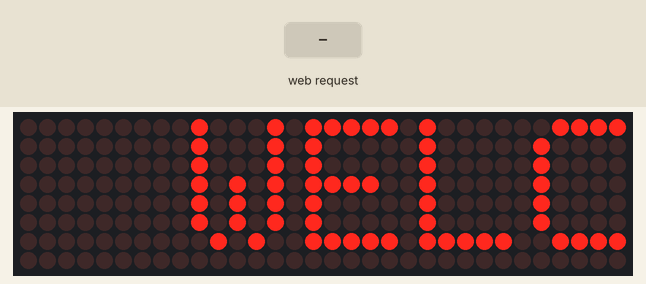
This sketch was run on a simulated ESP32-C3. Shown: 32×8 LED matrix. The test bench sets the inputs (shaded band). WiFi joins after 1.5 s; servers stay silent unless stated; what the sketch prints to the serial monitor is not drawn.

Above: at 1.2 s.
1.3 s: HTTP request GET /setText?text=1&speed=1 received
At 1.74 s:
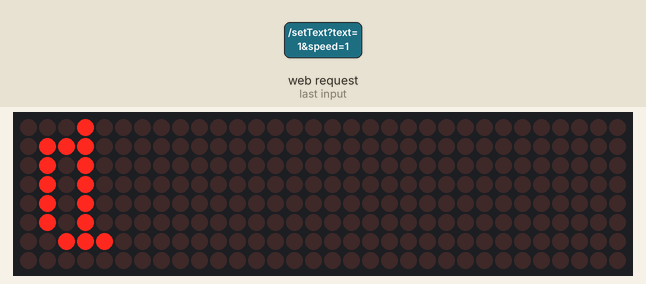
At 2.34 s:
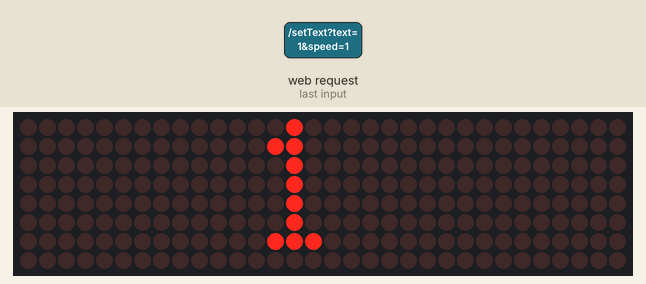
Timing chart, 0 to 4.3 s (numbered marks = the images above; inputs shaded):
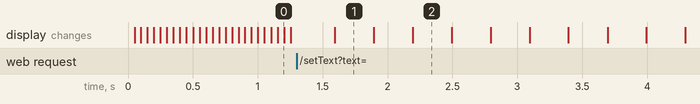

The sketch:

ESP32C3_LED_MATRIX.ino
```cpp
#include <WiFi.h>
#include <ESPAsyncWebServer.h>
#include <MD_MAX72xx.h>
#include <MD_Parola.h>
#include <SPI.h>

// MAX7219 LED Matrix config
#define HARDWARE_TYPE MD_MAX72XX::FC16_HW
#define MAX_DEVICES 4
#define DIN_PIN 0
#define CLK_PIN 1
#define CS_PIN 2

MD_Parola P = MD_Parola(HARDWARE_TYPE, DIN_PIN, CLK_PIN, CS_PIN, MAX_DEVICES);

// Captive Portal config
const char* ssid = "ESP32C3 LED_MATRIX"; // AP name
AsyncWebServer server(80);

String displayTextStr = "WELCOME!"; // Default text
int scrollSpeed = 50; // Default scroll speed (ms)

void setup() {
  Serial.begin(115200);

  // Initialize LED matrix
  P.begin();
  P.setIntensity(5);
  P.displayText(displayTextStr.c_str(), PA_CENTER, scrollSpeed, 0, PA_SCROLL_LEFT, PA_SCROLL_LEFT);

  // Setup AP mode
  WiFi.softAP(ssid);
  Serial.println("AP started. Connect to ESP32_C3_AP");

  // Serve HTML page
  server.on("/", HTTP_GET, [](AsyncWebServerRequest *request){
    String html = R"rawliteral(
    <!DOCTYPE html>
<html lang="en">
<head>
  <meta charset="UTF-8">
  <meta name="viewport" content="width=device-width, initial-scale=1.0">
  <title>ESP32 LED Matrix Control</title>
  <style>
    * {
      margin: 0;
      padding: 0;
      box-sizing: border-box;
    }

    body {
      font-family: -apple-system, BlinkMacSystemFont, 'Segoe UI', Roboto, Oxygen, Ubuntu, Cantarell, sans-serif;
      background: #0a0a0a;
      color: #ffffff;
      min-height: 100vh;
      display: flex;
      flex-direction: column;
      position: relative;
      overflow-x: hidden;
    }

    /* Animated background */
    body::before {
      content: '';
      position: fixed;
      top: 0;
      left: 0;
      width: 100%;
      height: 100%;
      background: radial-gradient(circle at 25% 25%, #1a1a2e 0%, transparent 50%),
                  radial-gradient(circle at 75% 75%, #16213e 0%, transparent 50%),
                  linear-gradient(135deg, #0f0f0f 0%, #1a1a1a 100%);
      z-index: -2;
    }

    /* Subtle grid pattern */
    body::after {
      content: '';
      position: fixed;
      top: 0;
      left: 0;
      width: 100%;
      height: 100%;
      background-image:
        linear-gradient(rgba(255,255,255,0.02) 1px, transparent 1px),
        linear-gradient(90deg, rgba(255,255,255,0.02) 1px, transparent 1px);
      background-size: 20px 20px;
      z-index: -1;
    }

    main {
      flex: 1;
      display: flex;
      align-items: center;
      justify-content: center;
      padding: 2rem 1rem;
    }

    .container {
      background: rgba(255, 255, 255, 0.03);
      backdrop-filter: blur(20px);
      border: 1px solid rgba(255, 255, 255, 0.1);
      padding: 3rem 2rem;
      border-radius: 24px;
      width: 100%;
      max-width: 480px;
      box-shadow:
        0 25px 50px -12px rgba(0, 0, 0, 0.25),
        0 0 0 1px rgba(255, 255, 255, 0.05),
        inset 0 1px 0 rgba(255, 255, 255, 0.1);
      position: relative;
    }

    .container::before {
      content: '';
      position: absolute;
      top: 0;
      left: 0;
      right: 0;
      height: 1px;
      background: linear-gradient(90deg, transparent, rgba(255, 255, 255, 0.2), transparent);
    }

    h1 {
      font-size: 1.875rem;
      font-weight: 700;
      margin-bottom: 2rem;
      background: linear-gradient(135deg, #ffffff, #a0a0a0);
      -webkit-background-clip: text;
      -webkit-text-fill-color: transparent;
      background-clip: text;
      text-align: center;
      letter-spacing: -0.025em;
    }

    .form-group {
      margin-bottom: 1.5rem;
      position: relative;
    }

    .form-group:last-child {
      margin-bottom: 0;
    }

    label {
      display: block;
      margin-bottom: 0.5rem;
      font-size: 0.875rem;
      font-weight: 500;
      color: #a0a0a0;
      text-transform: uppercase;
      letter-spacing: 0.05em;
    }

    input[type="text"],
    input[type="number"] {
      width: 100%;
      padding: 1rem 1.25rem;
      background: rgba(255, 255, 255, 0.05);
      border: 1px solid rgba(255, 255, 255, 0.1);
      border-radius: 12px;
      color: #ffffff;
      font-size: 1rem;
      font-weight: 400;
      transition: all 0.3s cubic-bezier(0.4, 0, 0.2, 1);
      outline: none;
    }

    input[type="text"]:focus,
    input[type="number"]:focus {
      border-color: rgba(99, 102, 241, 0.5);
      box-shadow: 0 0 0 3px rgba(99, 102, 241, 0.1);
      background: rgba(255, 255, 255, 0.08);
    }

    input[type="text"]::placeholder,
    input[type="number"]::placeholder {
      color: #6b7280;
    }

    .submit-btn {
      width: 100%;
      padding: 1rem 1.5rem;
      background: linear-gradient(135deg, #6366f1, #8b5cf6);
      border: none;
      border-radius: 12px;
      color: #ffffff;
      font-size: 1rem;
      font-weight: 600;
      cursor: pointer;
      transition: all 0.3s cubic-bezier(0.4, 0, 0.2, 1);
      position: relative;
      overflow: hidden;
      text-transform: uppercase;
      letter-spacing: 0.025em;
    }

    .submit-btn::before {
      content: '';
      position: absolute;
      top: 0;
      left: -100%;
      width: 100%;
      height: 100%;
      background: linear-gradient(90deg, transparent, rgba(255, 255, 255, 0.2), transparent);
      transition: left 0.5s;
    }

    .submit-btn:hover {
      transform: translateY(-2px);
      box-shadow: 0 20px 25px -5px rgba(99, 102, 241, 0.3);
      background: linear-gradient(135deg, #5856ec, #7c3aed);
    }

    .submit-btn:hover::before {
      left: 100%;
    }

    .submit-btn:active {
      transform: translateY(0);
    }

    .submit-btn:disabled {
      opacity: 0.5;
      cursor: not-allowed;
      transform: none;
    }

    /* Status indicator */
    .status {
      margin-top: 1.5rem;
      padding: 1rem;
      border-radius: 8px;
      font-size: 0.875rem;
      font-weight: 500;
      text-align: center;
      opacity: 0;
      transform: translateY(10px);
      transition: all 0.3s cubic-bezier(0.4, 0, 0.2, 1);
    }

    .status.show {
      opacity: 1;
      transform: translateY(0);
    }

    .status.success {
      background: rgba(34, 197, 94, 0.1);
      color: #22c55e;
      border: 1px solid rgba(34, 197, 94, 0.2);
    }

    .status.error {
      background: rgba(239, 68, 68, 0.1);
      color: #ef4444;
      border: 1px solid rgba(239, 68, 68, 0.2);
    }

    /* Footer */
    footer {
      padding: 2rem 1rem;
      text-align: center;
      border-top: 1px solid rgba(255, 255, 255, 0.1);
      background: rgba(0, 0, 0, 0.3);
      backdrop-filter: blur(10px);
    }

    .footer-content {
      max-width: 1200px;
      margin: 0 auto;
    }

    .footer-text {
      font-size: 0.875rem;
      color: #6b7280;
      margin-bottom: 0.5rem;
    }

    .footer-credit {
      font-size: 0.875rem;
      color: #a0a0a0;
      font-weight: 500;
    }

    .footer-credit .highlight {
      background: linear-gradient(135deg, #6366f1, #8b5cf6);
      -webkit-background-clip: text;
      -webkit-text-fill-color: transparent;
      background-clip: text;
      font-weight: 600;
    }

    /* Mobile responsiveness */
    @media (max-width: 640px) {
      .container {
        padding: 2rem 1.5rem;
        border-radius: 16px;
        margin: 1rem;
      }

      h1 {
        font-size: 1.5rem;
        margin-bottom: 1.5rem;
      }

      input[type="text"],
      input[type="number"] {
        padding: 0.875rem 1rem;
        font-size: 0.95rem;
      }

      .submit-btn {
        padding: 0.875rem 1.25rem;
        font-size: 0.95rem;
      }

      footer {
        padding: 1.5rem 1rem;
      }

      .footer-text,
      .footer-credit {
        font-size: 0.8rem;
      }
    }

    @media (max-width: 480px) {
      main {
        padding: 1rem 0.5rem;
      }

      .container {
        padding: 1.5rem 1rem;
        margin: 0.5rem;
      }

      h1 {
        font-size: 1.25rem;
      }
    }

    /* Animations */
    @keyframes fadeInUp {
      from {
        opacity: 0;
        transform: translateY(30px);
      }
      to {
        opacity: 1;
        transform: translateY(0);
      }
    }

    .container {
      animation: fadeInUp 0.8s cubic-bezier(0.4, 0, 0.2, 1);
    }
  </style>
</head>
<body>
  <main>
    <div class="container">
      <h1>ESP32 LED Matrix Control</h1>
      <form id="matrixForm">
        <div class="form-group">
          <label for="text">Display Text</label>
          <input type="text" id="text" placeholder="Enter your message" required>
        </div>

        <div class="form-group">
          <label for="speed">Scroll Speed (ms)</label>
          <input type="number" id="speed" placeholder="50" min="10" max="500" value="50" required>
        </div>

        <div class="form-group">
          <button type="submit" class="submit-btn" id="submitBtn">
            Display Message
          </button>
        </div>

        <div class="status" id="status"></div>
      </form>
    </div>
  </main>

  <footer>
    <div class="footer-content">
      <div class="footer-text">ESP32 LED Matrix Control Interface</div>
      <div class="footer-credit">Created by <span class="highlight">Roy Cuadra</span></div>
    </div>
  </footer>

  <script>
    const form = document.getElementById('matrixForm');
    const submitBtn = document.getElementById('submitBtn');
    const status = document.getElementById('status');

    function showStatus(message, type = 'success') {
      status.textContent = message;
      status.className = `status ${type} show`;

      setTimeout(() => {
        status.classList.remove('show');
      }, 3000);
    }

    form.addEventListener('submit', async (e) => {
      e.preventDefault();

      const text = document.getElementById('text').value.trim();
      const speed = document.getElementById('speed').value;

      if (!text) {
        showStatus('Please enter some text to display', 'error');
        return;
      }

      // Disable button during request
      submitBtn.disabled = true;
      submitBtn.textContent = 'Updating...';

      try {
        const response = await fetch('/setText?text=' + encodeURIComponent(text) + '&speed=' + encodeURIComponent(speed));

        if (response.ok) {
          showStatus('Text and scroll speed updated successfully!', 'success');
        } else {
          throw new Error('Network response was not ok');
        }
      } catch (error) {
        console.error('Error:', error);
        showStatus('Failed to update display. Please try again.', 'error');
      } finally {
        // Re-enable button
        submitBtn.disabled = false;
        submitBtn.textContent = 'Display Message';
      }
    });

    // Add some interactive feedback for inputs
    const inputs = document.querySelectorAll('input');
    inputs.forEach(input => {
      input.addEventListener('focus', (e) => {
        e.target.parentElement.style.transform = 'scale(1.02)';
      });

      input.addEventListener('blur', (e) => {
        e.target.parentElement.style.transform = 'scale(1)';
      });
    });
  </script>
</body>
</html>
    )rawliteral";
    request->send(200, "text/html", html);
  });

  // Handle text & speed update
  server.on("/setText", HTTP_GET, [](AsyncWebServerRequest *request){
    if (request->hasParam("text") && request->hasParam("speed")) {
      displayTextStr = request->getParam("text")->value();
      scrollSpeed = request->getParam("speed")->value().toInt();
      if(scrollSpeed < 10) scrollSpeed = 10; // minimum speed
      P.displayText(displayTextStr.c_str(), PA_CENTER, scrollSpeed, 0, PA_SCROLL_LEFT, PA_SCROLL_LEFT);
    }
    request->send(200, "text/plain", "Updated");
  });

  server.begin();
}

void loop() {
  if (P.displayAnimate()) {
    P.displayReset();
  }
}
```

Measured:
- after the input at 1.3 s, the display: changes after 0.29 s (image 1)
